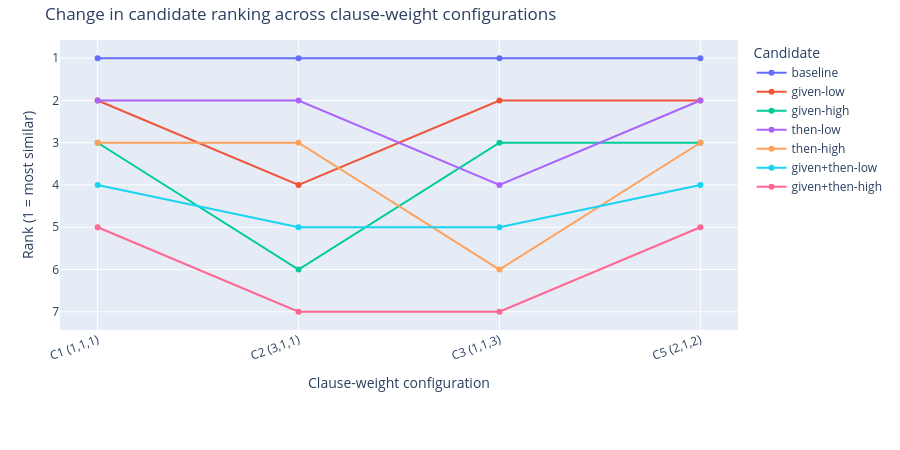

The cell this chart's notebook holds for it:
### Code cell
import pandas as pd

df_rank = df_plot.copy()

# rank 1 = maior similaridade
df_rank["rank"] = (
    df_rank
    .groupby("clause_regime")["similarity_result"]
    .rank(method="dense", ascending=False)
)

import plotly.express as px

fig = px.line(
    df_rank,
    x="clause_regime",
    y="rank",
    color="candidate_label",
    markers=True,
    labels={
        "clause_regime": "Clause-weight configuration",
        "rank": "Rank (1 = most similar)",
        "candidate_label": "Candidate"
    },
    title="Change in candidate ranking across clause-weight configurations"
)

fig.update_traces(mode="lines+markers")

fig.update_layout(
    width=900,
    height=450,
    margin=dict(l=60, r=20, t=40, b=120),
    legend_title_text="Candidate",
    xaxis_tickangle=-20,
    yaxis_autorange="reversed"  # para rank 1 ficar em cima
)

fig.show()

### Figure 1 — Plotly figure (JSON) as saved in the notebook; plotly's stock layout.template omitted (floating-point values rounded to 4 significant figures)
{"data": [{"hovertemplate": "Candidate=baseline<br>Clause-weight configuration=%{x}<br>Rank (1 = most similar)=%{y}<extra></extra>", "legendgroup": "baseline", "line": {"color": "#636efa", "dash": "solid"}, "marker": {"symbol": "circle"}, "mode": "lines+markers", "name": "baseline", "orientation": "v", "showlegend": true, "type": "scatter", "x": ["C1 (1,1,1)", "C2 (3,1,1)", "C3 (1,1,3)", "C5 (2,1,2)"], "xaxis": "x", "y": [1.0, 1.0, 1.0, 1.0], "yaxis": "y"}, {"hovertemplate": "Candidate=given-low<br>Clause-weight configuration=%{x}<br>Rank (1 = most similar)=%{y}<extra></extra>", "legendgroup": "given-low", "line": {"color": "#EF553B", "dash": "solid"}, "marker": {"symbol": "circle"}, "mode": "lines+markers", "name": "given-low", "orientation": "v", "showlegend": true, "type": "scatter", "x": ["C1 (1,1,1)", "C2 (3,1,1)", "C3 (1,1,3)", "C5 (2,1,2)"], "xaxis": "x", "y": [2.0, 4.0, 2.0, 2.0], "yaxis": "y"}, {"hovertemplate": "Candidate=given-high<br>Clause-weight configuration=%{x}<br>Rank (1 = most similar)=%{y}<extra></extra>", "legendgroup": "given-high", "line": {"color": "#00cc96", "dash": "solid"}, "marker": {"symbol": "circle"}, "mode": "lines+markers", "name": "given-high", "orientation": "v", "showlegend": true, "type": "scatter", "x": ["C1 (1,1,1)", "C2 (3,1,1)", "C3 (1,1,3)", "C5 (2,1,2)"], "xaxis": "x", "y": [3.0, 6.0, 3.0, 3.0], "yaxis": "y"}, {"hovertemplate": "Candidate=then-low<br>Clause-weight configuration=%{x}<br>Rank (1 = most similar)=%{y}<extra></extra>", "legendgroup": "then-low", "line": {"color": "#ab63fa", "dash": "solid"}, "marker": {"symbol": "circle"}, "mode": "lines+markers", "name": "then-low", "orientation": "v", "showlegend": true, "type": "scatter", "x": ["C1 (1,1,1)", "C2 (3,1,1)", "C3 (1,1,3)", "C5 (2,1,2)"], "xaxis": "x", "y": [2.0, 2.0, 4.0, 2.0], "yaxis": "y"}, {"hovertemplate": "Candidate=then-high<br>Clause-weight configuration=%{x}<br>Rank (1 = most similar)=%{y}<extra></extra>", "legendgroup": "then-high", "line": {"color": "#FFA15A", "dash": "solid"}, "marker": {"symbol": "circle"}, "mode": "lines+markers", "name": "then-high", "orientation": "v", "showlegend": true, "type": "scatter", "x": ["C1 (1,1,1)", "C2 (3,1,1)", "C3 (1,1,3)", "C5 (2,1,2)"], "xaxis": "x", "y": [3.0, 3.0, 6.0, 3.0], "yaxis": "y"}, {"hovertemplate": "Candidate=given+then-low<br>Clause-weight configuration=%{x}<br>Rank (1 = most similar)=%{y}<extra></extra>", "legendgroup": "given+then-low", "line": {"color": "#19d3f3", "dash": "solid"}, "marker": {"symbol": "circle"}, "mode": "lines+markers", "name": "given+then-low", "orientation": "v", "showlegend": true, "type": "scatter", "x": ["C1 (1,1,1)", "C2 (3,1,1)", "C3 (1,1,3)", "C5 (2,1,2)"], "xaxis": "x", "y": [4.0, 5.0, 5.0, 4.0], "yaxis": "y"}, {"hovertemplate": "Candidate=given+then-high<br>Clause-weight configuration=%{x}<br>Rank (1 = most similar)=%{y}<extra></extra>", "legendgroup": "given+then-high", "line": {"color": "#FF6692", "dash": "solid"}, "marker": {"symbol": "circle"}, "mode": "lines+markers", "name": "given+then-high", "orientation": "v", "showlegend": true, "type": "scatter", "x": ["C1 (1,1,1)", "C2 (3,1,1)", "C3 (1,1,3)", "C5 (2,1,2)"], "xaxis": "x", "y": [5.0, 7.0, 7.0, 5.0], "yaxis": "y"}], "layout": {"height": 450, "legend": {"title": {"text": "Candidate"}, "tracegroupgap": 0}, "margin": {"b": 120, "l": 60, "r": 20, "t": 40}, "title": {"text": "Change in candidate ranking across clause-weight configurations"}, "width": 900, "xaxis": {"anchor": "y", "domain": [0, 1], "tickangle": -20, "title": {"text": "Clause-weight configuration"}}, "yaxis": {"anchor": "x", "autorange": "reversed", "domain": [0, 1], "title": {"text": "Rank (1 = most similar)"}}}}
